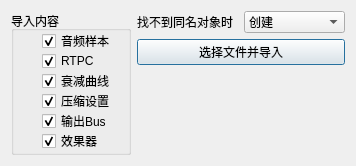
<?xml version="1.0" encoding="UTF-8"?>
<ui version="4.0">
 <class>WorkUnitImporter</class>
 <widget class="QDialog" name="WorkUnitImporter">
  <property name="geometry">
   <rect>
    <x>0</x>
    <y>0</y>
    <width>356</width>
    <height>166</height>
   </rect>
  </property>
  <property name="windowTitle">
   <string>WorkUnit导入工具</string>
  </property>
  <layout class="QHBoxLayout" name="horizontalLayout_2">
   <item>
    <widget class="QGroupBox" name="groupBox">
     <property name="maximumSize">
      <size>
       <width>120</width>
       <height>16777215</height>
      </size>
     </property>
     <property name="title">
      <string>导入内容</string>
     </property>
     <widget class="QCheckBox" name="cbxImportEffects">
      <property name="geometry">
       <rect>
        <x>31</x>
        <y>120</y>
        <width>68</width>
        <height>20</height>
       </rect>
      </property>
      <property name="text">
       <string>效果器</string>
      </property>
      <property name="checked">
       <bool>true</bool>
      </property>
     </widget>
     <widget class="QCheckBox" name="cbxImportSourceFile">
      <property name="geometry">
       <rect>
        <x>31</x>
        <y>20</y>
        <width>71</width>
        <height>20</height>
       </rect>
      </property>
      <property name="text">
       <string>音频样本</string>
      </property>
      <property name="checked">
       <bool>true</bool>
      </property>
     </widget>
     <widget class="QCheckBox" name="cbxImportConversion">
      <property name="geometry">
       <rect>
        <x>31</x>
        <y>80</y>
        <width>71</width>
        <height>20</height>
       </rect>
      </property>
      <property name="text">
       <string>压缩设置</string>
      </property>
      <property name="checked">
       <bool>true</bool>
      </property>
     </widget>
     <widget class="QCheckBox" name="cbxImportAttenuation">
      <property name="geometry">
       <rect>
        <x>31</x>
        <y>60</y>
        <width>71</width>
        <height>20</height>
       </rect>
      </property>
      <property name="text">
       <string>衰减曲线</string>
      </property>
      <property name="checked">
       <bool>true</bool>
      </property>
     </widget>
     <widget class="QCheckBox" name="cbxImportBus">
      <property name="geometry">
       <rect>
        <x>31</x>
        <y>100</y>
        <width>68</width>
        <height>20</height>
       </rect>
      </property>
      <property name="text">
       <string>输出Bus</string>
      </property>
      <property name="checked">
       <bool>true</bool>
      </property>
     </widget>
     <widget class="QCheckBox" name="cbxImportRTPC">
      <property name="geometry">
       <rect>
        <x>31</x>
        <y>40</y>
        <width>53</width>
        <height>20</height>
       </rect>
      </property>
      <property name="text">
       <string>RTPC</string>
      </property>
      <property name="checked">
       <bool>true</bool>
      </property>
     </widget>
    </widget>
   </item>
   <item>
    <layout class="QVBoxLayout" name="verticalLayout">
     <item>
      <layout class="QHBoxLayout" name="horizontalLayout">
       <item>
        <widget class="QLabel" name="lblMissingAction">
         <property name="text">
          <string>找不到同名对象时</string>
         </property>
        </widget>
       </item>
       <item>
        <widget class="QComboBox" name="cbbMissingAction">
         <item>
          <property name="text">
           <string>创建</string>
          </property>
         </item>
         <item>
          <property name="text">
           <string>警告</string>
          </property>
         </item>
         <item>
          <property name="text">
           <string>忽略</string>
          </property>
         </item>
        </widget>
       </item>
      </layout>
     </item>
     <item>
      <widget class="QPushButton" name="btnStartImport">
       <property name="text">
        <string>选择文件并导入</string>
       </property>
      </widget>
     </item>
     <item>
      <widget class="QLabel" name="lblCurrentObject">
       <property name="text">
        <string> </string>
       </property>
      </widget>
     </item>
     <item>
      <widget class="QLabel" name="lblObjectCount">
       <property name="text">
        <string> </string>
       </property>
      </widget>
     </item>
    </layout>
   </item>
  </layout>
 </widget>
 <resources/>
 <connections/>
</ui>
